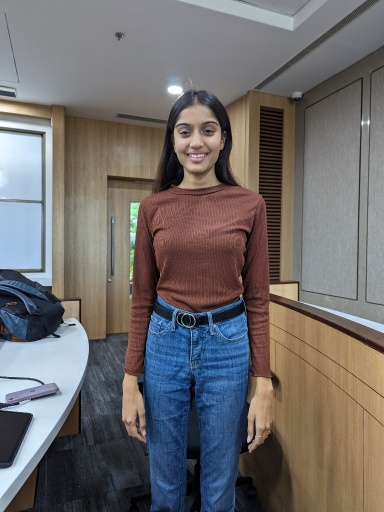
#> input picture resized_img.jpg, 384 x 512 px
$ python -i main.py   (imports and definitions only)
#> lines starting #> are read from the running program, lines starting #| are printed output that depends on the picture; after the words box and inside, x2 and y2 are one past the last pixel; in counts of white or black regions, pixels touching at a corner belong together
#> further down, picture is the input picture: shape (512, 384, 3); mean B, G, R 108, 108, 111.2
import os
import cv2
import numpy as np
from PIL import Image

def remove_white_background(img):
    gray = cv2.cvtColor(img, cv2.COLOR_BGR2GRAY)
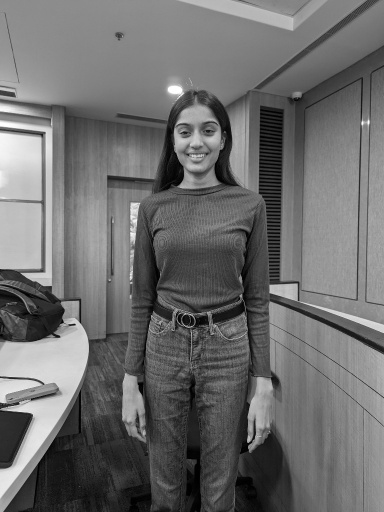
#> gray: shape (512, 384); min 0, max 255, mean 108.9
    _, mask = cv2.threshold(gray, 240, 255, cv2.THRESH_BINARY_INV)
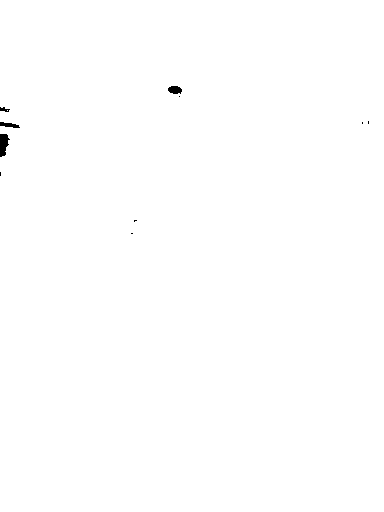
#> mask: shape (512, 384); 99.8% white; 10 black regions (6 under 20 px), largest, box (x1, y1, x2, y2) and area: (0, 134, 10, 157) 160, (168, 86, 182, 94) 89, (0, 122, 20, 128) 72, (0, 107, 10, 112) 30
    result = cv2.bitwise_and(img, img, mask=mask)
    return result

# [49 lines left out: functions center_overlay, process_tryon, not called in this run]

>>> import cv2
>>> picture = cv2.imread('resized_img.jpg')
>>> result = remove_white_background(picture)
